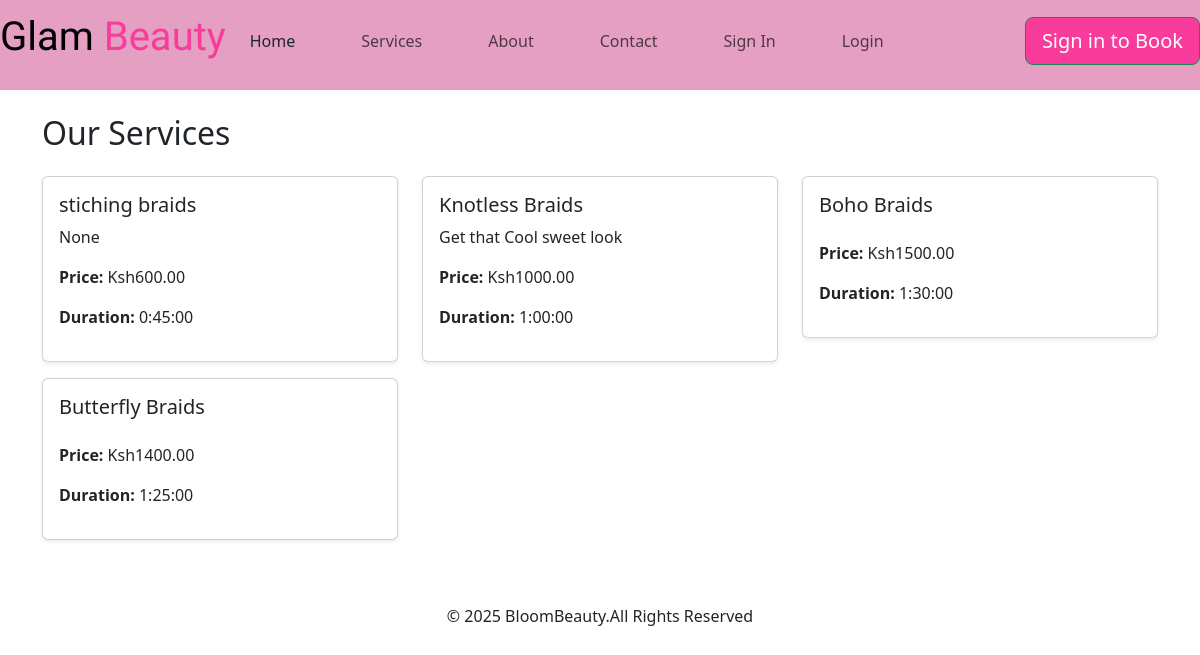
The page /serviceslist/ on the database its author committed.
### cosmetics/models.py (models this page shows, shortened)
class Service(models.Model):
    name = models.CharField(max_length=200)
    description = models.TextField(null=True, blank=True)
    price = models.DecimalField(max_digits=8, decimal_places=2)
    duration = models.DurationField()

### cosmetics/views.py (the view)
# urls.py: path('serviceslist/', views.ServiceListView.as_view(), name='serviceslist'),
class ServiceListView(ListView):
    model = Service
    template_name = "servicelist.html"
    context_object_name = "services"

### cosmetics/templates/servicelist.html (shortened to what this page needs)
{% extends "base.html" %}
{% load static %}
{% block content %}
<div class="container py-4">
    <h2 class="mb-4">Our Services</h2>
    <div class="row">
        {% if services %}
        {% for service in services %}
            <div class="col-md-4 mb-3">
                <div class="card p-3 shadow-sm">
                    <h5>{{ service.name }}</h5>
                    <p>{{ service.description }}</p>
                    <p><strong>Price:</strong> Ksh{{ service.price }}</p>
                    <p><strong>Duration:</strong> {{ service.duration }}</p>
                </div>
            </div>
        {% endfor %}
    {% else %}
        <p>No services available.</p>
        {% endif %}
    </div>
</div>
{% endblock %}

### cosmetics/static/style.css (style rules this page uses)
:root { --bs-secondary: #ff6347; --bs-secondary-bg-rgb: 255, 99, 71; }

### rows shown on the page
Service: name "stiching braids", description "None", price "600.00", duration "0:45:00"
Service: name "Knotless Braids", description "Get that Cool sweet look", price "1000.00", duration "1:00:00"
Service: name "Boho Braids", price "1500.00", duration "1:30:00"
Service: name "Butterfly Braids", price "1400.00", duration "1:25:00"
